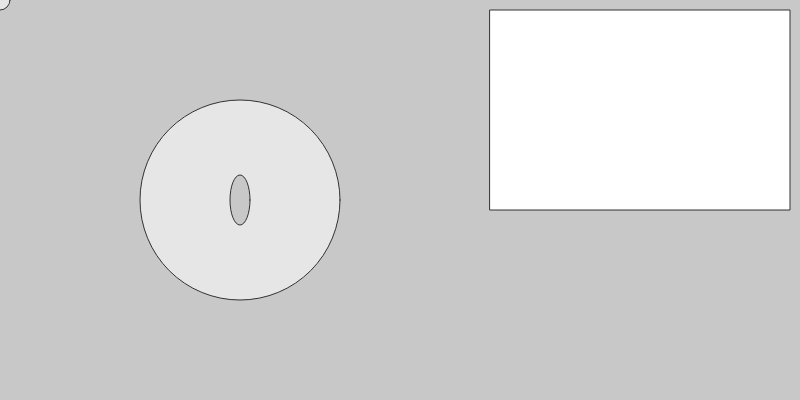
Frame 1 (no input)
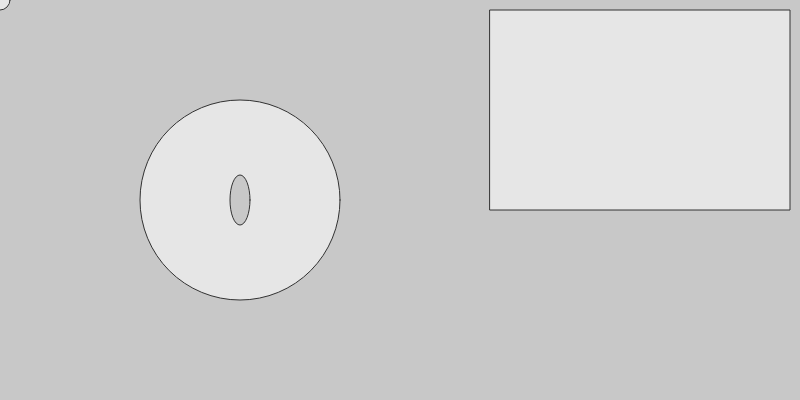
Frame 60 (no input)
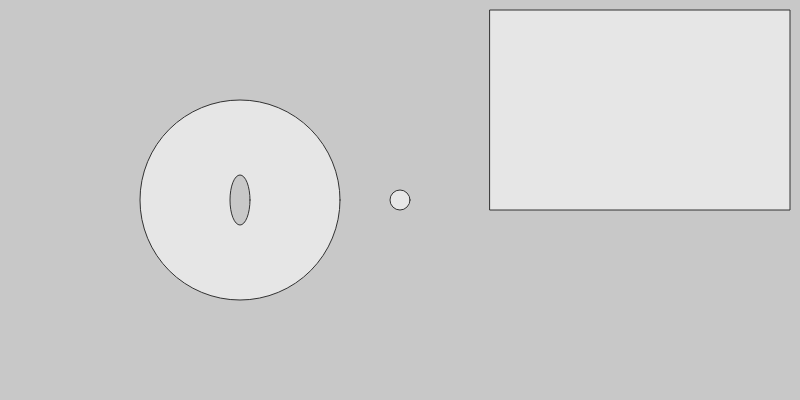
Frame 120 (the mouse pressed at the canvas centre since frame 60)

The p5.js sketch that drew these frames (run headless with seeded random() and noise() and a simulated clock; from frame 60 on, the mouse is pressed at the canvas centre):

// p5.js sketch
// ── sketch.js
let hud
let submarineX, submarineY

function setup() {
    createCanvas(800, 400);
    background(230)
    submarineX = width * 0.3
    submarineY = height / 2

    hud = new HUD(300, 200)
    sub = new Submarine(submarineX, submarineY, 200, hud)
}

class HUD {
    constructor(w, h) {
        this.w = w
        this.h = h
        this.inRange = []
    }

    register(contact) {
        this.inRange.push(contact)
    }

    draw() {
        rect(width - this.w - 10, 10, this.w, this.h)
        fill(200)
    }

}

class Submarine {
    constructor(x, y, r, hud) {
        this.x = x
        this.y = y
        this.r = r
        this.hud = hud
    }

    sonarPing() {
        let distance = dist(mouseX, mouseY, this.x, this.y)
        if (
            distance < this.r
        ) {
            this.hud.register({
                x: mouseX,
                y: mouseY
            })
        } else {}

    }

    draw() {
        fill(230)
        circle(this.x, this.y, this.r)
        fill(200)
        ellipse(this.x, this.y, 20, 50)
        this.sonarPing()
    }

}



function draw() {
    clear();
    background(200)
    stroke(50)

    hud.draw()
    sub.draw()

    fill(230)
    ellipse(mouseX, mouseY, 20, 20)



}
